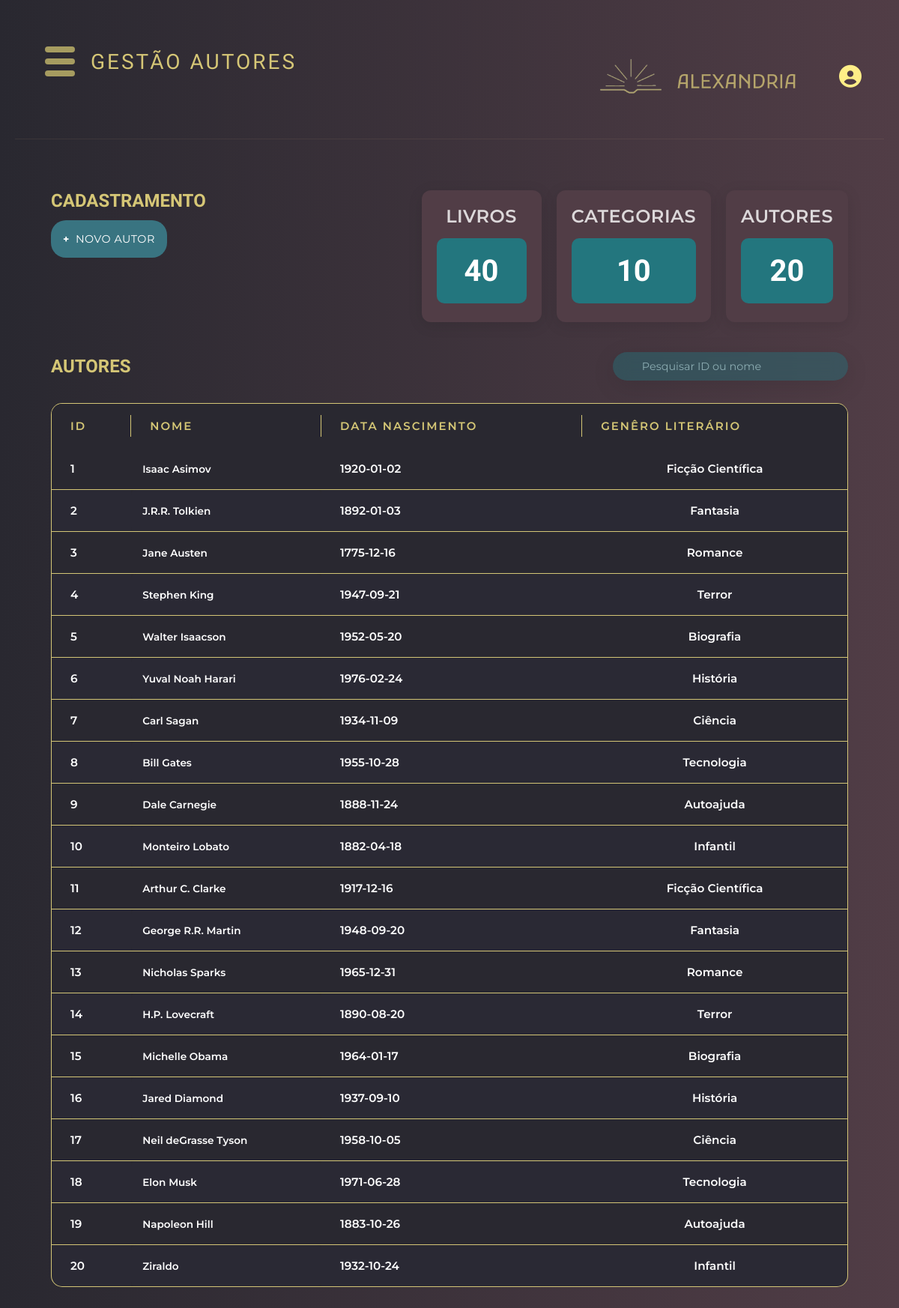
Screenshot of /template/gestao/autor-gestao.php (signed in) with the database file from the repository.
### tables this page shows
CREATE TABLE AUTOR ( 
 pk_aut INT PRIMARY KEY auto_increment,
 aut_nome VARCHAR(100) not null,
 aut_dataNascimento DATE,
 aut_dataCriacao TIMESTAMP DEFAULT CURRENT_TIMESTAMP,
 fk_cat INT,
 FOREIGN KEY (fk_cat) REFERENCES categoria(pk_cat) on update cascade
);

CREATE TABLE CATEGORIA ( 
 pk_cat INT PRIMARY KEY auto_increment, 
 cat_nome VARCHAR(100) not null,
 cat_dataCriacao TIMESTAMP DEFAULT CURRENT_TIMESTAMP
);

### geral.php (called while the page is built, shortened)
<?php
function conectaBd() {
    $conexao = conectarBanco();
    return $conexao;
}
function listar($tabela) {
    $conexao = conectaBd();
    $stmt = $conexao->prepare("SELECT * FROM $tabela");
    $stmt->execute();
    $variavel = $stmt->fetchAll();
    return $variavel;
}
function selecionarPorId($tabela, $id, $chavePrimaria) {
    $conexao = conectaBd();
    $stmt = $conexao-> prepare("SELECT * FROM $tabela WHERE $chavePrimaria = :id");
    $stmt-> bindParam(":id", $id, PDO::PARAM_INT);
    $stmt-> execute();
    $variavel = $stmt-> fetch(PDO::FETCH_ASSOC);
    return $variavel;
}
?>

### template/gestao/tabelas.php (the view, shortened to what this page needs)
<?php
require_once "../../geral.php";
$tabela = $_GET['tabela'] ?? $_SESSION['tabela'] ?? null;
$termoBusca = $_GET['termo'] ?? '';
$mensagem = !empty($termoBusca)
    ? "Não foi possível encontrar $tabela para a pesquisa \"" . htmlspecialchars($termoBusca) . "\""
    : "Não foi possível encontrar $tabela";
switch($tabela) {
    case 'autor':
        $dados = !empty($termoBusca)
            ? retornoPesquisa($termoBusca, $tabela, 'pk_aut', 'aut_nome', '')
            : listar('autor');
        break;
}
?>
<?php if($tabela === 'membro'): ?>
<table>
    <thead>
        <tr>
            <th>ID</th>
            <th>Nome</th>
            <th>CPF</th>
            <th>Telefone</th>
            <th>E-mail</th>
            <th>Status</th>
            <th>Ação</th>
        </tr>
    </thead>
    <tbody id="tabela-body">
        <?php
        if (!empty($dados)):
            foreach ($dados as $dado):
        ?>
            <tr>
                <td><?= htmlspecialchars($dado["pk_mem"]) ?></td>
                <td><?= htmlspecialchars($dado["mem_nome"]) ?></td>
                <td><?= htmlspecialchars($dado["mem_cpf"]) ?></td>
                <td><?= htmlspecialchars($dado["mem_telefone"]) ?></td>
                <td><?= htmlspecialchars($dado["mem_email"]) ?></td>
                <td><?= htmlspecialchars($dado["mem_status"]) ?></td>
                <td>
                    <button style="background: none; border: none; padding: 0; cursor: pointer;"
                            onclick="confirmarExclusao('membro-gestao.php', 'excluir_membro', <?= $dado['pk_mem'] ?>, 'Tem certeza que deseja excluir este membro?')">
                        <i class='fas fa-trash-alt' style="font-size: 20px; color: #a69c60; margin-right: 7px;"></i>
                    </button>
                    <button onclick="location.href='?id=<?= $dado['pk_mem'] ?>#editarMembro'"
                            style="background: none; border: none; padding: 0; cursor: pointer;">
                        <i class="fas fa-pencil-alt" style="font-size: 20px; color: #a69c60; margin-right: 7px;"></i>
                    </button>
                    <a href="../../historicoPdf.php?id_mem=<?= $dado['pk_mem'] ?>" target="_blank"
                       style="text-decoration: none; cursor: pointer;">
                        <i class="fas fa-file-pdf" title="Gerar Relatório em PDF" style="font-size: 20px; color: #a69c60;"></i>
                    </a>
                </td>
            </tr>
        <?php
            endforeach;
        else:
            echo "<tr><td colspan='8' class='text-center'><i class='fas fa-search'></i> $mensagem</td></tr>";
        endif;
        ?>
    </tbody>
</table>
<?php elseif($tabela === 'autor'): ?>
<table>
    <thead>
        <tr>
            <th>ID</th>
            <th>Nome</th>
            <th>Data Nascimento</th>
            <th>Genêro Literário</th>
        </tr>
    </thead>
    <tbody id="tabela-body">
        <?php
            if(!empty($dados)):
                foreach ($dados as $dado):
                    $categoria = selecionarPorId('categoria', $dado['fk_cat'], 'pk_cat');
        ?>
                    <tr>
                        <td><?= htmlspecialchars($dado["pk_aut"]) ?></td>
                        <td><?= htmlspecialchars($dado["aut_nome"]) ?></td>
                        <td><?= htmlspecialchars($dado["aut_dataNascimento"]) ?></td>
                        <td><?= htmlspecialchars($categoria["cat_nome"]) ?></td>
                    </tr>
        <?php
                endforeach;
            else: echo "<tr><td colspan='8' class='text-center'><i class='fas fa-search'></i>$mensagem</td></tr>";
            endif;
        ?>
    </tbody>
</table>
<?php endif; ?>

### static/css/header.css (style rules this page uses)
:root { --cor-primaria: rgb(41, 40, 48); --cor-secundaria: rgb(81, 61, 70); --cor-titulo-1: #FFEE87CC; --cor-titulo-2: #C4E9EC99; --cor-titulo-2-contraste: #23767E; --cor-titulo-2-contraste-60: #23767E99; --cor-texto: #FFF; }
* { margin: 0; padding: 0; box-sizing: border-box; }
body { background: linear-gradient(to right, var(--cor-primaria), var(--cor-secundaria)); min-height: 100vh; font-family: 'Montserrat', sans-serif; color: var(--cor-titulo-1); overflow-x: hidden; }
body { background-color: #121212; font-family: Arial, sans-serif; color: white; }
body { background-color: #1a1a1a; font-family: Arial, sans-serif; }

### static/css/geral.css (style rules this page uses)
:root { --cor-primaria: rgb(41, 40, 48); --cor-secundaria: rgb(81, 61, 70); --cor-titulo-1: #FFEE87CC; --cor-titulo-2: #C4E9EC99; --cor-titulo-2-contraste: #23767E; --cor-titulo-2-contraste-60: #23767E99; --cor-titulo-2-contraste-40: #23767e6b; --cor-texto: #FFF; }
* { margin: 0; padding: 0; box-sizing: border-box; text-decoration: none; }
table { width: 100%; border-collapse: collapse; font-family: 'Montserrat', sans-serif; }
th { position:sticky; background: var(--cor-primaria); color: var(--cor-titulo-1); padding: 20px 25px; text-align: left; font-weight: 600; text-transform: uppercase; letter-spacing: 2px; font-size: 15px; position: relative; }
th:not(:last-child)::after { content: ''; position: absolute; right: 0; top: 25%; height: 50%; width: 1px; background: var(--cor-titulo-1); }
td { padding: 18px 25px; border-bottom: 1px solid var(--cor-titulo-1); font-size: 0.95rem; color:white; vertical-align: middle; transition: all 0.3s ease; }
tr:last-child td { border-bottom: none; }
td:first-child { font-weight: 600; color: white; }
td:nth-child(2) { font-family: 'Montserrat', sans-serif; font-weight: 600; border-radius: 6px; font-size: 0.85rem; color: white; padding: 12px 15px; }
td:nth-child(3) { text-transform: capitalize; font-weight: 600; }
td:nth-child(4), td:nth-child(5) { text-align: center; font-weight: 600; color: white; }
td:last-child { text-align: center; }
tbody tr:nth-child(even) { background-color: rgba(102, 126, 234, 0.02); }

### static/css/dashboard.css (style rules this page uses)
:root { --cor-primaria: rgb(41, 40, 48); --cor-secundaria: rgb(81, 61, 70); --cor-titulo-1: #FFEE87CC; --cor-titulo-2: #C4E9EC99; --cor-titulo-2-contraste: #23767E; --cor-titulo-2-contraste-60: #23767E99; --cor-texto: #FFF; }
* { margin: 0; padding: 0; box-sizing: border-box; }
body { font-family: 'Segoe UI', Tahoma, Geneva, Verdana, sans-serif; background: linear-gradient(to right, rgb(41, 40, 48), rgb(81, 61, 70)); min-height: 100vh; padding: 20px; }

### rows the page displays
autor: pk_aut "1", aut_nome "Isaac Asimov", aut_dataNascimento "1920-01-02", fk_cat.cat_nome "Ficção Científica"
autor: pk_aut "2", aut_nome "J.R.R. Tolkien", aut_dataNascimento "1892-01-03", fk_cat.cat_nome "Fantasia"
autor: pk_aut "3", aut_nome "Jane Austen", aut_dataNascimento "1775-12-16", fk_cat.cat_nome "Romance"
autor: pk_aut "4", aut_nome "Stephen King", aut_dataNascimento "1947-09-21", fk_cat.cat_nome "Terror"
autor: pk_aut "5", aut_nome "Walter Isaacson", aut_dataNascimento "1952-05-20", fk_cat.cat_nome "Biografia"
autor: pk_aut "6", aut_nome "Yuval Noah Harari", aut_dataNascimento "1976-02-24", fk_cat.cat_nome "História"
autor: pk_aut "7", aut_nome "Carl Sagan", aut_dataNascimento "1934-11-09", fk_cat.cat_nome "Ciência"
autor: pk_aut "8", aut_nome "Bill Gates", aut_dataNascimento "1955-10-28", fk_cat.cat_nome "Tecnologia"
autor: pk_aut "9", aut_nome "Dale Carnegie", aut_dataNascimento "1888-11-24", fk_cat.cat_nome "Autoajuda"
autor: pk_aut "10", aut_nome "Monteiro Lobato", aut_dataNascimento "1882-04-18", fk_cat.cat_nome "Infantil"
autor: pk_aut "11", aut_nome "Arthur C. Clarke", aut_dataNascimento "1917-12-16", fk_cat.cat_nome "Ficção Científica"
autor: pk_aut "12", aut_nome "George R.R. Martin", aut_dataNascimento "1948-09-20", fk_cat.cat_nome "Fantasia"
autor: pk_aut "13", aut_nome "Nicholas Sparks", aut_dataNascimento "1965-12-31", fk_cat.cat_nome "Romance"
autor: pk_aut "14", aut_nome "H.P. Lovecraft", aut_dataNascimento "1890-08-20", fk_cat.cat_nome "Terror"
autor: pk_aut "15", aut_nome "Michelle Obama", aut_dataNascimento "1964-01-17", fk_cat.cat_nome "Biografia"
autor: pk_aut "16", aut_nome "Jared Diamond", aut_dataNascimento "1937-09-10", fk_cat.cat_nome "História"
autor: pk_aut "17", aut_nome "Neil deGrasse Tyson", aut_dataNascimento "1958-10-05", fk_cat.cat_nome "Ciência"
autor: pk_aut "18", aut_nome "Elon Musk", aut_dataNascimento "1971-06-28", fk_cat.cat_nome "Tecnologia"
autor: pk_aut "19", aut_nome "Napoleon Hill", aut_dataNascimento "1883-10-26", fk_cat.cat_nome "Autoajuda"
autor: pk_aut "20", aut_nome "Ziraldo", aut_dataNascimento "1932-10-24", fk_cat.cat_nome "Infantil"

### other values shown
$tituloH1 "GESTÃO AUTORES"
$qtdLivros['total'] "40"
$qtdCategorias['total'] "10"
$qtdAutores['total'] "20"
